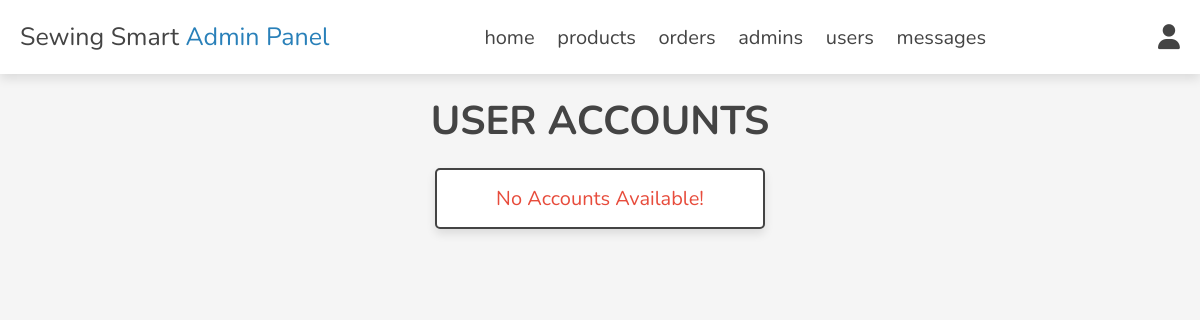
/admin/users_accounts.php (signed in), run on an earlier commit of the app's database.
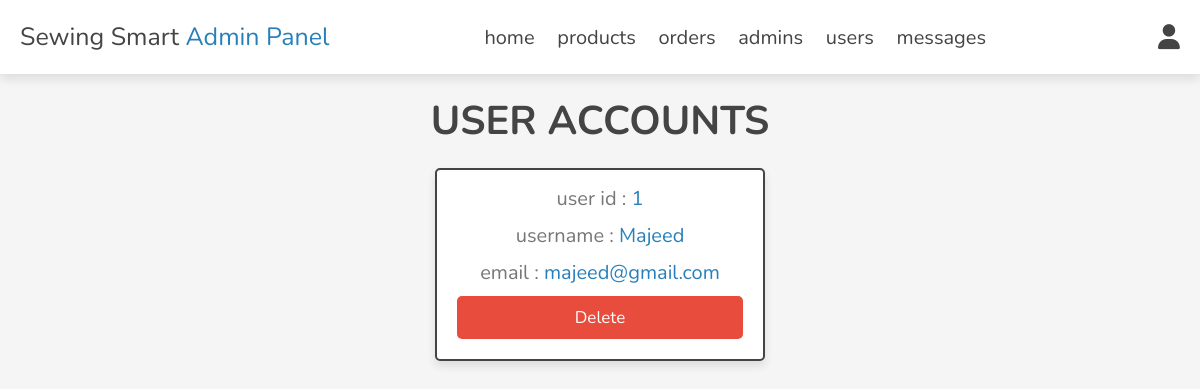
And on a later commit of the database.
### tables this page shows
CREATE TABLE `users` (
  `id` int(100) NOT NULL,
  `name` varchar(20) NOT NULL,
  `email` varchar(50) NOT NULL,
  `password` varchar(50) NOT NULL
);

### admin/users_accounts.php (the view, shortened to what this page needs)
<?php
include '../components/connect.php';
?>
<!DOCTYPE html>
<html lang="en">
<head>
   <link rel="stylesheet" href="https://cdnjs.cloudflare.com/ajax/libs/font-awesome/6.1.1/css/all.min.css">
   <link rel="stylesheet" href="../css/admin_style.css">
</head>
<body>
<?php include '../components/admin_header.php'; ?>
<section class="accounts">
   <h1 class="heading">user accounts</h1>
   <div class="box-container">
   <?php
      $select_accounts = $conn->prepare("SELECT * FROM `users`");
      $select_accounts->execute();
      if($select_accounts->rowCount() > 0){
         while($fetch_accounts = $select_accounts->fetch(PDO::FETCH_ASSOC)){
   ?>
   <div class="box">
      <p> user id : <span><?= $fetch_accounts['id']; ?></span> </p>
      <p> username : <span><?= $fetch_accounts['name']; ?></span> </p>
      <p> email : <span><?= $fetch_accounts['email']; ?></span> </p>
      <a href="users_accounts.php?delete=<?= $fetch_accounts['id']; ?>" onclick="return confirm('delete this account? the user related information will also be delete!')" class="delete-btn">delete</a>
   </div>
   <?php
         }
      }else{
         echo '<p class="empty">no accounts available!</p>';
      }
   ?>
   </div>
</section>
</body>
</html>

What changed in the data, as far as the page shows it:
added users: id "1", name "Majeed", email "majeed@gmail.com"
Also different on the page:
text no longer shown: "No Accounts Available!"
